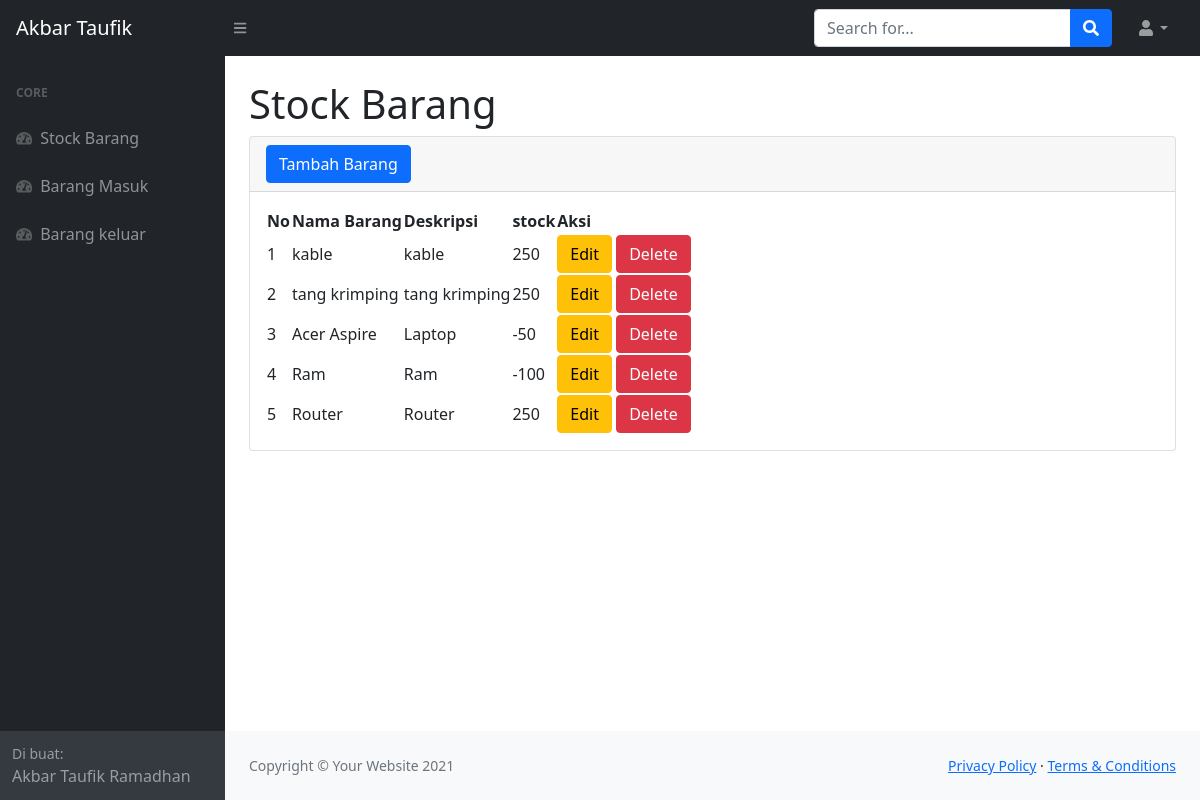
The page /index.php (signed in) on the database its author committed.
### tables this page shows
CREATE TABLE `stock` (
  `idbarang` int(11) NOT NULL,
  `namabarang` varchar(30) NOT NULL,
  `deskripsi` varchar(30) NOT NULL,
  `stock` int(11) NOT NULL
);

### index.php (the view, shortened to what this page needs)
<?php
require 'function.php';
?>
<!DOCTYPE html>
<html lang="en">
    <head>
        <link href="https://cdn.jsdelivr.net/npm/simple-datatables@latest/dist/style.css" rel="stylesheet" />
        <link href="css/styles.css" rel="stylesheet" />
    </head>
    <body class="sb-nav-fixed">
        <nav class="sb-topnav navbar navbar-expand navbar-dark bg-dark">
            <a class="navbar-brand ps-3" href="index.php">Akbar Taufik</a>
            <button class="btn btn-link btn-sm order-1 order-lg-0 me-4 me-lg-0" id="sidebarToggle" href="#!"><i class="fas fa-bars"></i></button>
            <form class="d-none d-md-inline-block form-inline ms-auto me-0 me-md-3 my-2 my-md-0">
                <div class="input-group">
                    <input class="form-control" type="text" placeholder="Search for..." aria-label="Search for..." aria-describedby="btnNavbarSearch" />
                    <button class="btn btn-primary" id="btnNavbarSearch" type="button"><i class="fas fa-search"></i></button>
                </div>
            </form>
            <ul class="navbar-nav ms-auto ms-md-0 me-3 me-lg-4">
                <li class="nav-item dropdown">
                    <a class="nav-link dropdown-toggle" id="navbarDropdown" href="#" role="button" data-bs-toggle="dropdown" aria-expanded="false"><i class="fas fa-user fa-fw"></i></a>
                </li>
            </ul>
        </nav>
        <div id="layoutSidenav">
            <div id="layoutSidenav_nav">
                <nav class="sb-sidenav accordion sb-sidenav-dark" id="sidenavAccordion">
                    <div class="sb-sidenav-menu">
                        <div class="nav">
                            <div class="sb-sidenav-menu-heading">Core</div>
                            <a class="nav-link" href="index.php">
                                <div class="sb-nav-link-icon"><i class="fas fa-tachometer-alt"></i></div>
                                Stock Barang
                            </a>
                            <a class="nav-link" href="masuk.php">
                                <div class="sb-nav-link-icon"><i class="fas fa-tachometer-alt"></i></div>
                                Barang Masuk
                            </a>
                            <a class="nav-link" href="keluar.php">
                                <div class="sb-nav-link-icon"><i class="fas fa-tachometer-alt"></i></div>
                                Barang keluar
                            </a>
                        </div>
                    </div>
                    <div class="sb-sidenav-footer">
                        <div class="small">Di buat:</div>
                        Akbar Taufik Ramadhan
                    </div>
                </nav>
            </div>
            <div id="layoutSidenav_content">
                <main>
                    <div class="container-fluid px-4">
                        <h1 class="mt-4">Stock Barang</h1>
                        <div class="card mb-4">
                            <div class="card-header">
                                <button type="button" class="btn btn-primary" data-bs-toggle="modal" data-bs-target="#exampleModal">
                                    Tambah Barang
                                </button>
                            </div>
                            <div class="card-body">
                                <table id="datatablesSimple">
                                    <thead>
                                        <tr>
                                            <th>No</th>
                                            <th>Nama Barang</th>
                                            <th>Deskripsi</th>
                                            <th>stock</th>
                                            <th>Aksi</th>
                                        </tr>
                                    </thead>
                                    <tbody>
                                        <?php
                                        $ambilsemuadatastock = mysqli_query($conn,"select * from stock");
                                        $i = 1;
                                        while($data=mysqli_fetch_array($ambilsemuadatastock)){
                                            $namabarang = $data['namabarang'];
                                            $deskripsi = $data['deskripsi'];
                                            $stock = $data['stock'];
                                            $idb = $data['idbarang'];
                                        ?>
                                        <tr>
                                            <td><?=$i++;?></td>
                                            <td><?=$namabarang;?></td>
                                            <td><?=$deskripsi;?></td>
                                            <td><?=$stock;?></td>
                                            <td>
                                                <button type="button" class="btn btn-warning" data-bs-toggle="modal" data-bs-target="#edit<?=$idb;?>">
                                                    Edit
                                                </button>
                                                <button type="button" class="btn btn-danger" data-bs-toggle="modal" data-bs-target="#delete<?=$idb;?>">
                                                    Delete
                                                </button>
                                            <td>
                                        </tr>
                                        <?php
                                        };
                                        ?>
                                    </tbody>
                                </table>
                            </div>
                        </div>
                    </div>
                </main>
                <footer class="py-4 bg-light mt-auto">
                    <div class="container-fluid px-4">
                        <div class="d-flex align-items-center justify-content-between small">
                            <div class="text-muted">Copyright &copy; Your Website 2021</div>
                            <div>
                                <a href="#">Privacy Policy</a>
                                &middot;
                                <a href="#">Terms &amp; Conditions</a>
                            </div>
                        </div>
                    </div>
                </footer>
            </div>
        </div>
    </body>
</html>

### rows shown on the page
stock: namabarang "kable", deskripsi "kable", stock "250"
stock: namabarang "tang krimping", deskripsi "tang krimping", stock "250"
stock: namabarang "Acer Aspire", deskripsi "Laptop", stock "-50"
stock: namabarang "Ram", deskripsi "Ram", stock "-100"
stock: namabarang "Router", deskripsi "Router", stock "250"
